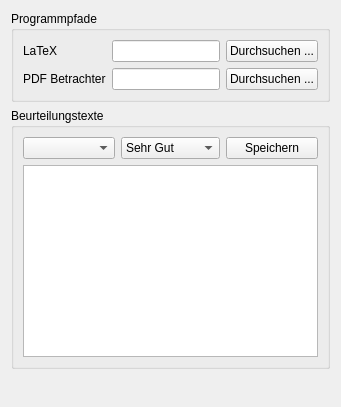
      <widget class="QWidget" name="settingsTab">
       <attribute name="title">
        <string>Einstellungen</string>
       </attribute>
       <layout class="QVBoxLayout" name="verticalLayout8">
        <item>
         <widget class="QGroupBox" name="groupBox2">
          <property name="title">
           <string>Programmpfade</string>
          </property>
          <layout class="QGridLayout" name="gridLayout5">
           <item row="0" column="0">
            <widget class="QLabel" name="settingsLatexLabel">
             <property name="text">
              <string>LaTeX</string>
             </property>
            </widget>
           </item>
           <item row="0" column="1">
            <widget class="QLineEdit" name="settingsLatexEdit"/>
           </item>
           <item row="0" column="2">
            <widget class="QPushButton" name="settingsLatexButton">
             <property name="text">
              <string>Durchsuchen ...</string>
             </property>
            </widget>
           </item>
           <item row="1" column="0">
            <widget class="QLabel" name="settingsPdfLabel">
             <property name="text">
              <string>PDF Betrachter</string>
             </property>
            </widget>
           </item>
           <item row="1" column="1">
            <widget class="QLineEdit" name="settingsPdfEdit"/>
           </item>
           <item row="1" column="2">
            <widget class="QPushButton" name="settingsPdfButton">
             <property name="text">
              <string>Durchsuchen ...</string>
             </property>
            </widget>
           </item>
          </layout>
         </widget>
        </item>
        <item>
         <widget class="QGroupBox" name="groupBox">
          <property name="title">
           <string>Beurteilungstexte</string>
          </property>
          <layout class="QVBoxLayout" name="verticalLayout4">
           <item>
            <layout class="QHBoxLayout" name="horizontalLayout3">
             <item>
              <widget class="QComboBox" name="settingsGradeDomainComboBox"/>
             </item>
             <item>
              <widget class="QComboBox" name="settingsGradeComboBox">
               <item>
                <property name="text">
                 <string>Sehr Gut</string>
                </property>
               </item>
               <item>
                <property name="text">
                 <string>Gut</string>
                </property>
               </item>
               <item>
                <property name="text">
                 <string>Befriedigend</string>
                </property>
               </item>
               <item>
                <property name="text">
                 <string>Mangelhaft</string>
                </property>
               </item>
              </widget>
             </item>
             <item>
              <widget class="QPushButton" name="settingsGradeTextSaveButton">
               <property name="text">
                <string>Speichern</string>
               </property>
              </widget>
             </item>
            </layout>
           </item>
           <item>
            <widget class="QTextEdit" name="settingsGradeEdit"/>
           </item>
          </layout>
         </widget>
        </item>
        <item>
         <spacer name="verticalSpacer">
          <property name="orientation">
           <enum>Qt::Vertical</enum>
          </property>
          <property name="sizeHint" stdset="0">
           <size>
            <width>20</width>
            <height>27</height>
           </size>
          </property>
         </spacer>
        </item>
       </layout>
      </widget>
